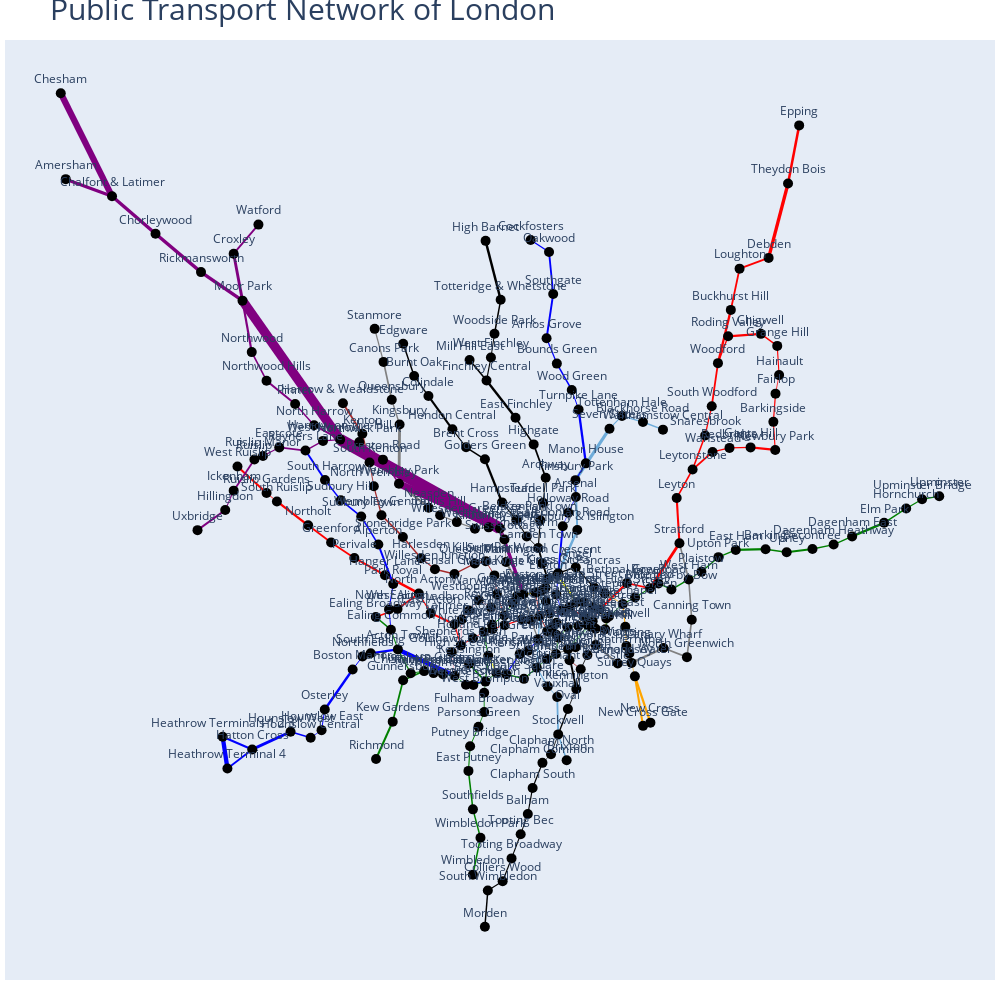

Source (notebook cell):
### Markdown cell above
Visualize using Plotly package for interactive graph

### Code cell
import pandas as pd
import networkx as nx
import plotly.graph_objects as go

def draw_network(stations, edges, lines, figsize=(10, 10)):
    MyGraph = nx.Graph()
    
    # Add nodes
    for index, row in stations.iterrows():
        MyGraph.add_node(row['Station'], npos=(row['Longitude'], row['Latitude']), color='black', border='black')
    
    # Add edges
    for index, row in edges.iterrows():
        first_line = row['Line']
        line_color = df_lines[df_lines['Line'] == first_line]['Color'].values[0]
        MyGraph.add_edge(row['Station from (A)'], row['Station to (B)'], weight=row['Distance (Kms)'], color=line_color)
        
    # Extract attributes from the graph to dictionaries
    pos = nx.get_node_attributes(MyGraph, 'npos')
    edgecolor = nx.get_edge_attributes(MyGraph, 'color')
    edgeweight = nx.get_edge_attributes(MyGraph, 'weight')

    # Create edge traces
    edge_trace = []
    for edge in MyGraph.edges(data=True):
        x0, y0 = pos[edge[0]]
        x1, y1 = pos[edge[1]]
        color = edge[2]['color']
        weight = edge[2]['weight']
        edge_trace.append(
            go.Scatter(
                x=[x0, x1, None],
                y=[y0, y1, None],
                line=dict(width=weight, color=color),
                hoverinfo='none',
                mode='lines'
            )
        )

    # Create node traces
    node_trace = go.Scatter(
        x=[pos[node][0] for node in MyGraph.nodes()],
        y=[pos[node][1] for node in MyGraph.nodes()],
        text=[node for node in MyGraph.nodes()],
        mode='markers+text',
        textposition='top center',
        marker=dict(size=10, color='black'),
        hoverinfo='text'
    )

    # Create plot layout
    layout = go.Layout(
        title='Public Transport Network of London',
        titlefont_size=30,
        showlegend=False,
        hovermode='closest',
        margin=dict(b=20, l=5, r=5, t=40),
        xaxis=dict(showgrid=False, zeroline=False, showticklabels=False),
        yaxis=dict(showgrid=False, zeroline=False, showticklabels=False),
        height=figsize[1] * 100,  # Scale the figure size appropriately
        width=figsize[0] * 100
    )

    # Create figure
    fig = go.Figure(data=edge_trace + [node_trace], layout=layout)

    # Display the figure
    fig.show()

# Sample usage with assumed DataFrames
draw_network(df_stations_1, df, df_lines)
